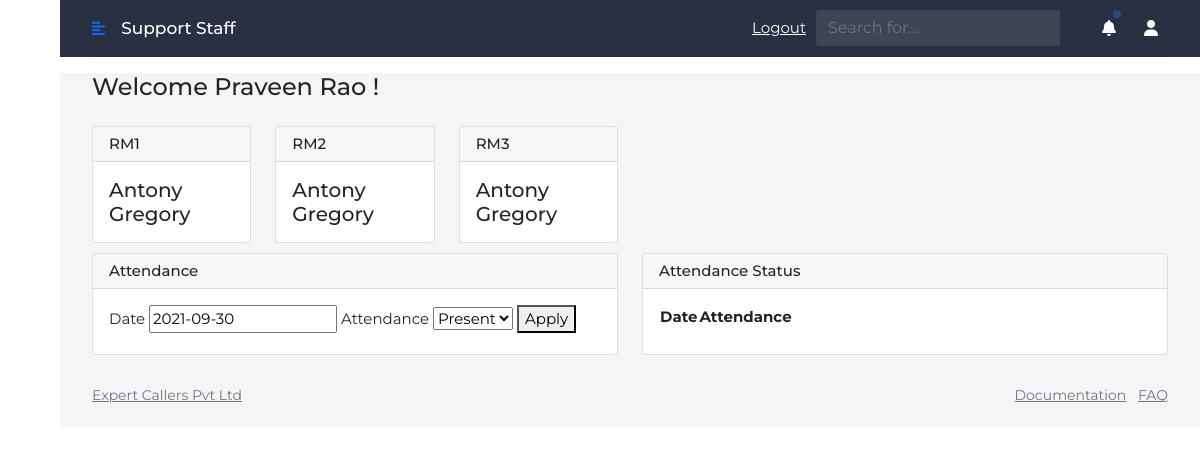
/ams/agent-dashboard (signed in), run on the app's committed database.
### mapping/models.py (models this page shows, shortened)
class Profile(models.Model):
    user = models.OneToOneField(User, on_delete=models.CASCADE)
    emp_id = models.IntegerField()
    emp_name = models.CharField(max_length=200)
    emp_desi = models.CharField(max_length=200)
    emp_rm1 = models.CharField(max_length=200)
    emp_rm2 = models.CharField(max_length=200)
    emp_rm3 = models.CharField(max_length=200)
    emp_process = models.CharField(max_length=200)

### ams/views.py (the view)
# urls.py: path('agent-dashboard',agentDashBoard),
def agentDashBoard(request):
    today = date.today()
    emp_name = request.user.profile.emp_name
    emp_id = request.user.profile.emp_id
    emp = Profile.objects.get(emp_id = emp_id)
    try:
        cal_day = EcplCalander.objects.get(date=today,applied_status=True,emp_id=emp_id)
        today = 'Applied'
    except EcplCalander.DoesNotExist:
        today = str(today)
    cal = EcplCalander.objects.filter(emp_id=emp_id).order_by('-date')[:3]
    data = {'emp_name':emp_name,'emp':emp,'date':today,'cal':cal}
    return render(request,'ams/agent-dashboard.html',data)

### templates/ams/agent-dashboard.html (shortened to what this page needs)
<!doctype html>
<html lang="en" dir="ltr">
{% load static %}
<head>
<link rel="stylesheet" href="{% static 'assets/plugins/bootstrap/css/bootstrap.min.css' %}" />
<link rel="stylesheet" href="{% static 'assets/css/custom.css' %}"/>
<link rel="stylesheet" href="{% static 'assets/css/main.css' %}"/>
<link rel="stylesheet" href="{% static 'assets/css/theme1.css' %}"/>
<link href="https://cdn.jsdelivr.net/npm/bootstrap@5.1.1/dist/css/bootstrap.min.css" rel="stylesheet">
</head>
<body class="font-montserrat">
<div id="main_content">
    <div class="page">
        <div id="page_top" class="section-body top_dark">
            <div class="container-fluid">
                <div class="page-header">
                    <div class="left">
                        <a href="javascript:void(0)" class="icon menu_toggle mr-3"><i class="fa  fa-align-left"></i></a>
                        <h1 class="page-title" style="color:white !important">{{emp.emp_process}}</h1>
                    </div>
                    <div class="right">
                        <div style="margin-right:10px">
                            <a href="/ams/logout" style="color:white">Logout</a>
                        </div>
                        <div class="input-icon xs-hide mr-4">
                            <input type="text" class="form-control" placeholder="Search for...">
                            <span class="input-icon-addon"><i class="fe fe-search"></i></span>
                        </div>
                        <div class="notification d-flex">
                            <div class="dropdown d-flex">
                                <a class="nav-link icon d-none d-md-flex btn btn-default btn-icon ml-2" data-toggle="dropdown"><i class="fa fa-bell"></i><span class="badge badge-primary nav-unread"></span></a>
                            </div>
                            <div class="dropdown d-flex">
                                <a class="nav-link icon d-none d-md-flex btn btn-default btn-icon ml-2" data-toggle="dropdown"><i class="fa fa-user"></i></a>
                            </div>
                        </div>
                    </div>
                </div>
            </div>
        </div>
        <div class="section-body mt-3">
            <div class="container-fluid">
                <div class="row clearfix">
                    <div class="col-lg-12">
                        <div class="mb-4">
                            <h4>Welcome {{emp_name}} !</h4>
                        </div>
                    </div>
                </div>
                <div class="row clearfix row-deck">
                    <div class="col-xl-2 col-lg-4 col-md-6">
                        <div class="card">
                            <div class="card-header">
                                <h3 class="card-title">RM1</h3>
                            </div>
                            <div class="card-body">
                                <h5>{{emp.emp_rm1}}</h5>
                            </div>
                        </div>
                    </div>
                    <div class="col-xl-2 col-lg-4 col-md-6">
                        <div class="card">
                            <div class="card-header">
                                <h3 class="card-title">RM2</h3>
                            </div>
                            <div class="card-body">
                                <h5>{{emp.emp_rm2}}</h5>
                            </div>
                        </div>
                    </div>
                    <div class="col-xl-2 col-lg-4 col-md-6">
                        <div class="card">
                            <div class="card-header">
                                <h3 class="card-title">RM3</h3>
                            </div>
                            <div class="card-body">
                                <h5>{{emp.emp_rm3}}</h5>
                            </div>
                        </div>
                    </div>
                </div>
                <div class="row clearfix row-deck">
                    <div class="col-xl-6 col-lg-6">
                        <div class="card">
                            <div class="card-header">
                                <h3 class="card-title">Attendance</h3>
                            </div>
                            <div class="card-body">
                                <div>
                                    {% if date == 'Applied' %}
                                        <p>Applied Already</p>
                                    {% else %}
                                    <form action="/ams/apply-attendance" method="POST" enctype="multipart/form-data">
                                        <label for="">Date</label>
                                        <input type="text" name="date" id="" readonly value="{{date}}">
                                        <label for="">Attendance</label>
                                        <select name="att_applied" id="">
                                            <option value="present">Present</option>
                                        </select>
                                        <button type="submit">Apply</button>
                                    </form>
                                    {% endif %}
                                </div>
                            </div>
                        </div>
                    </div>
                    <div class="col-xl-6 col-lg-6">
                        <div class="card">
                            <div class="card-header">
                                <h3 class="card-title">Attendance Status</h3>
                            </div>
                            <div class="card-body">
                                <div>
                                    <table class="tbl">
                                        <tr>
                                            <th>Date</th>
                                            <th>Attendance</th>
                                        </tr>
                                     </table>
                                </div>
                            </div>
                        </div>
                    </div>
                </div>
            </div>
        </div>
        <div class="section-body">
            <footer class="footer">
                <div class="container-fluid">
                    <div class="row">
                        <div class="col-md-6 col-sm-12">
                            <a href="templateshub.net">Expert Callers Pvt Ltd</a>
                        </div>
                        <div class="col-md-6 col-sm-12 text-md-right">
                            <ul class="list-inline mb-0">
                                <li class="list-inline-item"><a href="doc/index.html">Documentation</a></li>
                                <li class="list-inline-item"><a href="javascript:void(0)">FAQ</a></li>
                            </ul>
                        </div>
                    </div>
                </div>
            </footer>
        </div>
    </div>
</div>
</body>
</html>

### static/assets/css/theme1.css (style rules this page uses)
a,.btn-link { color:#00A9BD }
.text-green,.text-info,.text-success,.text-danger,.text-primary,.text-warning,.mail-star.active,.page-title { color:#E74C3C !important }
.badge-primary { background-color:#1A5089 }
body { background-color:#f5f5f5 }
.page-header { border-color:#fff }
.page .section-white,.page .section-body { background:#f5f5f5 }
.card { background-color:#fff }
.top_dark { background-color:#283041 !important }

### data on the page
Profile: emp_process "Support Staff", emp_name "Praveen Rao", emp_rm1 "Antony Gregory", emp_rm2 "Antony Gregory", emp_rm3 "Antony Gregory"
